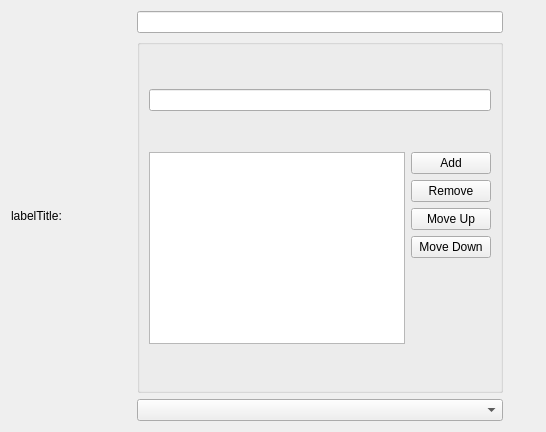
<?xml version="1.0" encoding="UTF-8"?>
<ui version="4.0">
 <class>SettingsItemWidget</class>
 <widget class="QWidget" name="SettingsItemWidget">
  <property name="geometry">
   <rect>
    <x>0</x>
    <y>0</y>
    <width>546</width>
    <height>432</height>
   </rect>
  </property>
  <property name="windowTitle">
   <string notr="true">SettingsItemWidget</string>
  </property>
  <layout class="QFormLayout" name="formLayout">
   <property name="fieldGrowthPolicy">
    <enum>QFormLayout::ExpandingFieldsGrow</enum>
   </property>
   <item row="0" column="0">
    <layout class="QHBoxLayout" name="horizontalLayout">
     <item>
      <widget class="QLabel" name="labelTitle">
       <property name="minimumSize">
        <size>
         <width>120</width>
         <height>0</height>
        </size>
       </property>
       <property name="text">
        <string notr="true">labelTitle:</string>
       </property>
       <property name="wordWrap">
        <bool>true</bool>
       </property>
      </widget>
     </item>
     <item>
      <layout class="QVBoxLayout" name="verticalLayout01">
       <item>
        <widget class="QLineEdit" name="lineItem"/>
       </item>
       <item>
        <widget class="QGroupBox" name="listItems">
         <property name="title">
          <string/>
         </property>
         <layout class="QFormLayout" name="formLayout_2">
          <item row="0" column="0" colspan="2">
           <widget class="QLineEdit" name="lineEdit"/>
          </item>
          <item row="1" column="0">
           <widget class="QListWidget" name="listWidget"/>
          </item>
          <item row="1" column="1">
           <layout class="QVBoxLayout" name="verticalLayout_02">
            <item>
             <widget class="QPushButton" name="pushAdd">
              <property name="text">
               <string>Add</string>
              </property>
             </widget>
            </item>
            <item>
             <widget class="QPushButton" name="pushDelete">
              <property name="text">
               <string>Remove</string>
              </property>
             </widget>
            </item>
            <item>
             <widget class="QPushButton" name="pushUp">
              <property name="text">
               <string>Move Up</string>
              </property>
             </widget>
            </item>
            <item>
             <widget class="QPushButton" name="pushDown">
              <property name="text">
               <string>Move Down</string>
              </property>
             </widget>
            </item>
           </layout>
          </item>
         </layout>
        </widget>
       </item>
       <item>
        <widget class="QComboBox" name="comboItems"/>
       </item>
      </layout>
     </item>
    </layout>
   </item>
  </layout>
 </widget>
 <resources/>
 <connections/>
</ui>
